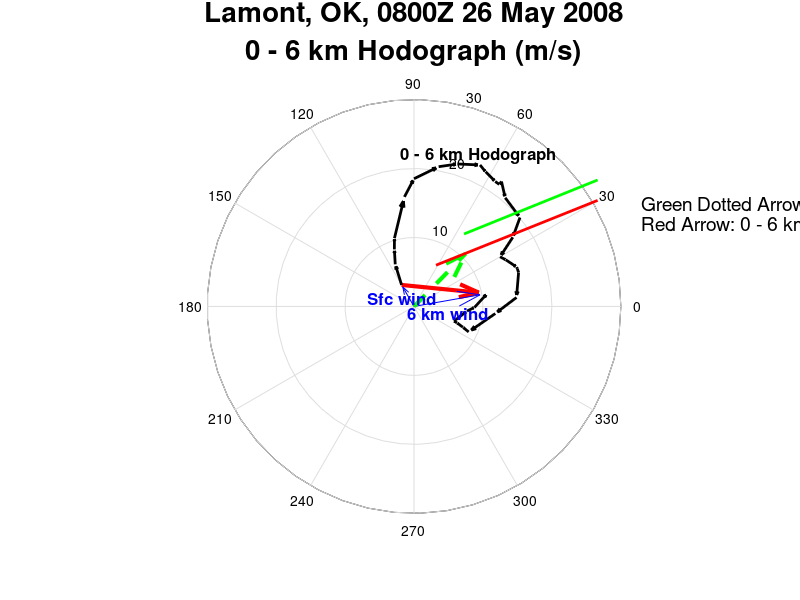

This figure's MATLAB source:
%  Program Name:         Hodograph
%  File Name:            Hodograph.m
%  Functions Required:   MATLAB functions
%-----------------------------------------------------------------------------------------
%  Program Description:
%
%   This program will plot the winds as vactors in a polar orientation
%   Read in wind data from Lamont, OK on 26 may 2008 at 0800Z.
%   The figure generated is best viewed fullscreen.
%-----------------------------------------------------------------------------------------
%  Author:  Matthew Little
%  Date:    11 Apr 2011
%  Revised: 7 Sep 2016       
%-----------------------------------------------------------------------------------------
%        1         2         3         4         5         6         7         8         9
%23456789012345678901234567890123456789012345678901234567890123456789012345678901234567890
% Reset any leftover graphics and variables
clf('reset');
clear;
% Read in Hodograph data
data = dlmread('Hodo_data.txt');
% Define variables from data
  height = data(:,1);
  wdir = data(:,2);
  wspd = data(:,3);
  % Converting wind observations to vector format
    wdir = wdir + 90;
    wdir = -wdir;
    wdir_rad = wdir*(pi/180);
  % Conversion from knots to meters per second
    wspd_ms = wspd*0.514444444;
% Define [x,y] as if the winds were displayed on a Cartesian plane from the
% wind direction and magnitude
[x,y] = pol2cart(wdir_rad,wspd_ms);
x_wind_mean = mean(x) 
y_wind_mean = mean(y)
% Allows plot to be a reasonable scale, but make the data invisible,
% may be modified as needed if wind vectors are desired on figure
P = compass(x,y);
set(P,'Visible', 'off');
hold on;
u = x(30) - x(1);
v = y(30) - y(1);
% Plots estimated storm path using 0 - 6 km wind shear
path = quiver(x(1), y(1), u, v, 'r','MaxHeadSize',0.15,'LineWidth',3);
% Plots first entry in Hodo_data.txt file (about 0 km winds)
a = quiver(0,0, x(1), y(1),'b');
% Plots last entry in Hodo_data.txt file (about 6 km winds)
z = quiver(0,0, x(30), y(30),'b');
hodoMean = quiver(0,0,x_wind_mean, y_wind_mean,'--g','LineWidth',3);
% Creates the hodograph line from 0 km - 6 km
for i = 1:29
  hodoLine = quiver(x(i),y(i),x(i+1)-x(i),y(i+1)-y(i),'MaxHeadSize',0.1,'k','LineWidth',2);
end
% Figure annotations and styling
  text(-6.8,1.1, 'Sfc wind','Color','blue','FontSize',12,'FontWeight','bold');
  text(-1,-1, '6 km wind','Color','blue','FontSize',12,'FontWeight','bold');
  text(-2,22, '0 - 6 km Hodograph','Color','black','FontSize',12,'FontWeight','bold');
  annotation('line',[0.545,0.747],[0.558,0.666],'Color','red','LineWidth',2);
    text(33,12,'Red Arrow: 0 - 6 km Estimated Storm Path','Color','black','FontSize',14);
  annotation('line',[0.580,0.747],[0.610,0.700],'Color','green','LineWidth',2);
    text(33,15,'Green Dotted Arrow: 0 - 6 km Mean Wind','Color','black','FontSize',14);
hold off;
title({'Lamont, OK, 0800Z 26 May 2008','0 - 6 km Hodograph (m/s)'},'FontSize',20);